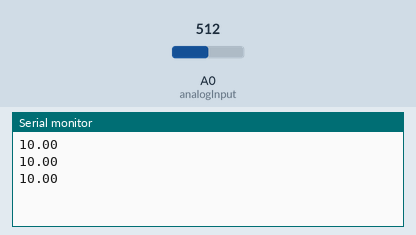
Bench run of a sketch on a simulated Arduino Uno, built with avr-gcc and run on an emulated ATmega328P. On the bench: the last lines printed to the serial monitor. Inputs (shaded band) come from the test bench; at power-on: A0 (analogInput) = 512.

Above: at 1.3 s.
1.4 s: A0 (analogInput) set to 716
At 1.9 s:
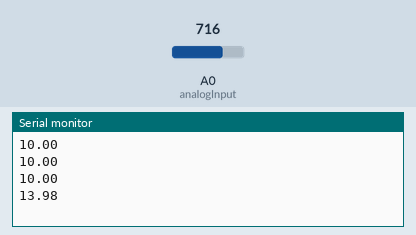
2.9 s: A0 (analogInput) set to 900
At 3.4 s:
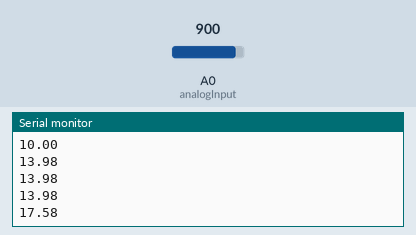
Timing chart, 0 to 5.9 s (numbered marks = the images above; inputs shaded):
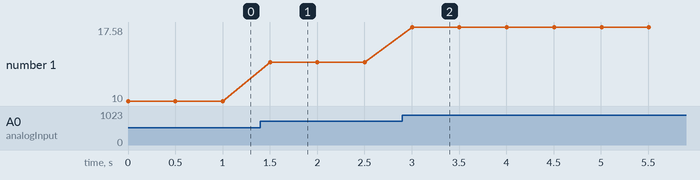

Measured:
- after the input at 1.4 s, the serial monitor: prints a new line after 0.10 s (image 1)
- after the input at 2.9 s, the serial monitor: prints a new line after 0.10 s (image 2)
- plotted number 1: 10 → 13.98 after the input at 1.4 s, 13.98 → 17.58 after the input at 2.9 s

The sketch:

battery_charging_level.ino
```cpp
//int analogPin = A0; // potentiometer wiper (middle terminal) connected to analog pin 3
//                    // outside leads to ground and +5V
//int val = 0;  // variable to store the value read
//
//void setup() {
//  Serial.begin(9600);           //  setup serial
//}
//
//void loop() {
//  val = analogRead(analogPin);  // read the input pin
//  Serial.println(val);          // debug value
//}

int analogInput = A0;
float vout = 0.0;
float vin = 0.0;
float R1 = 30000.0; // resistance of R1 (100K) -see text!
float R2 = 10000.0; // resistance of R2 (10K) - see text!
int value = 0;

void setup(){
    Serial.begin(9600);
   pinMode(analogInput, INPUT);
}

void loop(){
   // read the value at analog input
   value = analogRead(analogInput);
//   Serial.println(value);
   vout = (value * 5) / 1024.0; // see text
   vin = vout / (R2/(R1+R2));
   Serial.println(vin);
//   if (vin<0.09) {
//   vin=0.0;//statement to quash undesired reading !
delay(500);
}
```
